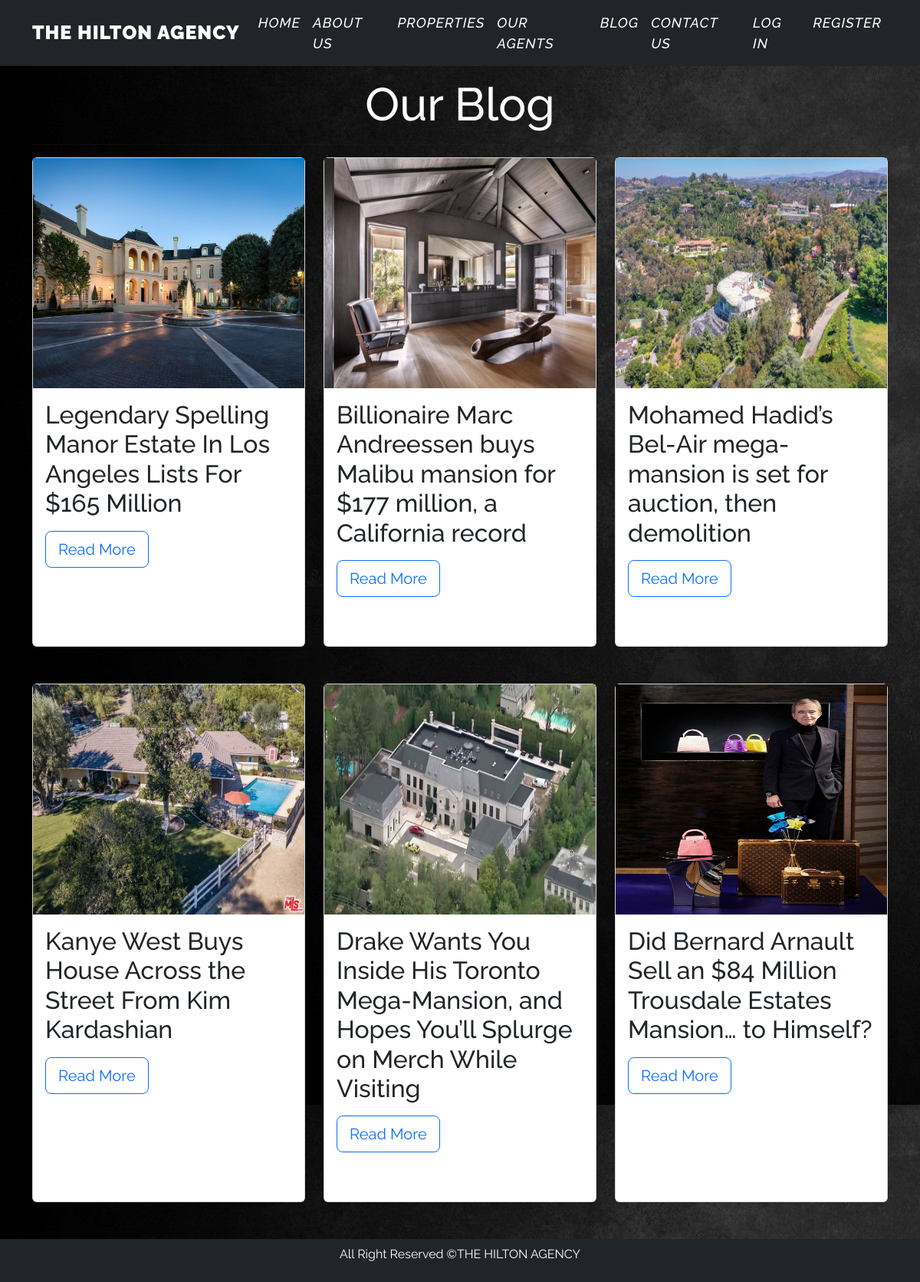
Page /blogpage.php on the committed database.
### tables this page shows
CREATE TABLE `blog_info` (
  `id` int(11) NOT NULL,
  `image` varchar(50) NOT NULL DEFAULT '',
  `title` text NOT NULL,
  `description` text NOT NULL
);

### blogpage.php (the view, shortened to what this page needs)
<!DOCTYPE html>
<html lang="en">
<head>
    <link href="https://cdn.jsdelivr.net/npm/bootstrap@5.2.0-beta1/dist/css/bootstrap.min.css"
	rel="stylesheet"
>
<link rel="stylesheet" href="css/blogpage.css">
</head>
<body>
		 <nav class="navbar navbar-expand-lg navbar-light bg-dark fixed-top">
			<div class="container">
			  <a class="navbar-brand" href="home.php"><b>THE HILTON AGENCY</b></a>
			  <div class="collapse navbar-collapse" id="navbarSupportedContent">
				<ul class="navbar-nav ms-auto mb-2 mb-lg-0">
        <li class="nav-item">
                <a class="nav-link" href="home.php">Home</a>
              </li>
              <li class="nav-item">
                <a class="nav-link" href="aboutus.html">About us</a>
              </li>
              <li class="nav-item">
                <a class="nav-link" href="index.php">Properties</a>
              </li>
              <li class="nav-item">
                <a class="nav-link" href="agents.php">Our Agents</a>
              </li>
              <li class="nav-item">
                <a class="nav-link" href="blogpage.php">Blog</a>
              </li>
              <li class="nav-item">
                <a class="nav-link" href="contact_form.php">Contact us</a>
              </li>
              <?php
                if(isset($_SESSION['username'])) {
                    echo '<li class="nav-item">
                            <a class="nav-link" href="#">'. $_SESSION['username'] .'</a>
                          </li>
                          <li class="nav-item">
                            <a class="nav-link" href="logout.php">Logout</a>
                          </li>';
                } else {
                    echo '<li class="nav-item">
                            <a class="nav-link" href="login.php">Log In</a>
                          </li>
                          <li class="nav-item">
                            <a class="nav-link" href="register.php">Register</a>
                          </li>';
                }
              ?>
				</ul>
			  </div>
			</div>
		  </nav>
        <div class="container">
        <div class="title">
<h1>Our Blog</h1>
            <hr />
          </div>
          <div class="row">
          <?php
        $servername = "localhost";
        $username = "root";
        $password = "";
        $dbname = "hiltonagency";
        $conn = new mysqli($servername, $username, $password, $dbname);
        $sql = "SELECT * FROM blog_info";
        $result = $conn->query($sql);
        if ($result->num_rows > 0) {
          while($row = $result->fetch_assoc()) {
              echo '<div class="col-lg-4 col-md-6 col-sm-12 mb-5">
                      <div class="card mb-5 shadow-sm h-100">
                        <img src="'. $row['image'].'" class="img-fluid" />
                        <div class="card-body">
                          <div class="card-title">
                            <h2>'. $row['title'].'</h2>
                          </div>
                          <div class="card-text">
                            <p>'. $row['description'].'</p>
                          </div>
                          <form method="get" action="blog-read-more.php" class="mx-auto">
                            <button type="submit" name="id" value="'. $row["id"] .'" class="btn btn-lg btn-outline-primary">Read More</button>
                          </form>
                        </div>
                      </div>
                    </div>';
          }
        } else {
          echo "0 results";
        }
      ?>
          </div>
        </div>
<footer class="bg-dark p-2 text-center">
    <div class="container">
        <p class="text-white">All Right Reserved &copy;THE HILTON AGENCY</p>
    </div>
</footer>
</body>
</html>

### css/blogpage.css (style rules this page uses)
* { font-family: 'Raleway', sans-serif; }
body { background-image: url(../images/background.jpg); }
.navbar-nav a { font-size: 18px; font-style: italic; text-transform: uppercase; font-weight: 500; color: white; }
.navbar-brand { color: white; font-size: 25px; }
.navbar-light { color: black; font-size: 25px; text-transform: uppercase; font-weight: 700; letter-spacing: 1px; }
.card img { height: 300px; }
.title h1 { font-size: 60px; text-align: center; padding-top: 100px; color: white; }

### rows in the picture
blog_info: shows a picture, title "Legendary Spelling Manor Estate In Los Angeles Lists For $165 Million", $row["id"] 1 (drawn)
blog_info: shows a picture, title "Billionaire Marc Andreessen buys Malibu mansion for $177 million, a California record", $row["id"] 2 (drawn)
blog_info: shows a picture, title "Mohamed Hadid’s Bel-Air mega-mansion is set for auction, then demolition", $row["id"] 3 (drawn)
blog_info: shows a picture, title "Kanye West Buys House Across the Street From Kim Kardashian", $row["id"] 4 (drawn)
blog_info: shows a picture, title "Drake Wants You Inside His Toronto Mega-Mansion, and Hopes You’ll Splurge on Merch While Visiting", $row["id"] 5 (drawn)
blog_info: shows a picture, title "Did Bernard Arnault Sell an $84 Million Trousdale Estates Mansion… to Himself?", $row["id"] 6 (drawn)
